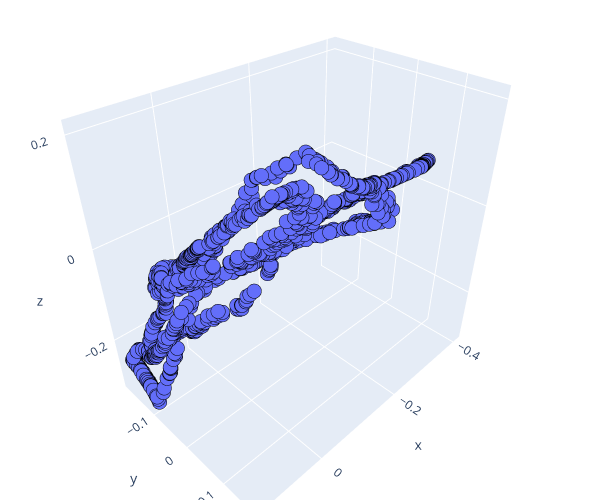

Notebook code cell kept with this figure:
### Code cell
import plotly.graph_objects as go

x = X100G[:, 0]
y = X100G[:, 1]
z = X100G[:, 2]

trace = go.Scatter3d(x=x, y=y, z=z, mode='markers',marker=dict( size= 5, line=dict(color= 'black',width = 10)))
layout = go.Layout(margin=dict(l=0,r=0,t=0,b=0),height = 500,width = 600)
data = [trace]
fig = go.Figure(data = data, layout = layout)
fig.show()

### Figure 1 — Plotly figure (JSON) as saved in the notebook; plotly's stock layout.template omitted (floating-point values rounded to 4 significant figures; data arrays with more than 128 entries replaced by an {"elided": "..."} marker saying what was removed)
{"data": [{"marker": {"line": {"color": "black", "width": 10}, "size": 5}, "mode": "markers", "type": "scatter3d", "x": {"elided": "1000 float values"}, "y": {"elided": "1000 float values"}, "z": {"elided": "1000 float values"}}], "layout": {"height": 500, "margin": {"b": 0, "l": 0, "r": 0, "t": 0}, "width": 600}}
